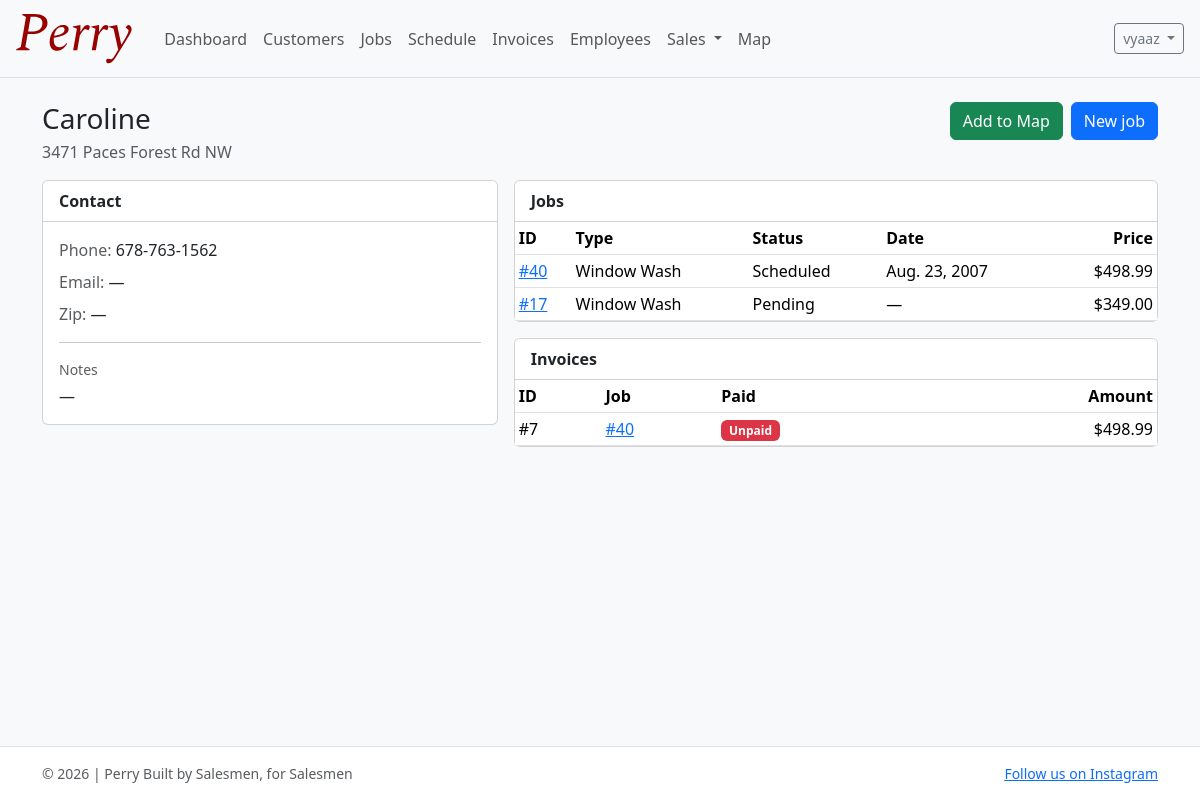
/customers/44/ (signed in), run on the app's committed database.
### accounts/models.py (models this page shows, shortened)
class User(AbstractUser):
    email = models.EmailField(blank=True)
    phone_number = models.CharField(max_length=30, blank=True)
    role = models.CharField(max_length=20, choices=UserRole.choices, default=UserRole.SELLER)
    profile_image = models.ImageField(upload_to="profile_pics/", null=True, blank=True)
    commission_tier = models.CharField(
        max_length=20, choices=CommissionTier.choices, default=CommissionTier.AMATEUR
    )
    commission_override_percentage = models.DecimalField(
        max_digits=5,
        decimal_places=2,
        null=True,
        blank=True,
        help_text="If set, overrides the tier percentage (e.g. 12.5 for 12.5%).",
    )
    hire_date = models.DateField(null=True, blank=True, default=timezone.now)
    def get_full_name(self) -> str:  # type: ignore[override]
        full = f"{self.first_name} {self.last_name}".strip()
        return full or self.username

### customers/models.py (models this page shows, shortened)
class Customer(models.Model):
    first_name = models.CharField(max_length=80)
    last_name = models.CharField(max_length=80)
    phone = models.CharField(max_length=30, blank=True)
    email = models.EmailField(blank=True)
    address = models.CharField(max_length=255, blank=True)
    city = models.CharField(max_length=120, blank=True)
    state = models.CharField(max_length=60, blank=True)
    zip_code = models.CharField(max_length=20, blank=True)
    notes = models.TextField(blank=True)
    first_job_date = models.DateField(null=True, blank=True)
    created_at = models.DateTimeField(auto_now_add=True)
    updated_at = models.DateTimeField(auto_now=True)
    class Meta:
        ordering = ["last_name", "first_name"]
    def __str__(self) -> str:
        return f"{self.first_name} {self.last_name}".strip()

### jobs/models.py (models this page shows, shortened)
class Job(models.Model):
    customer = models.ForeignKey("customers.Customer", on_delete=models.CASCADE, related_name="jobs")
    sale = models.OneToOneField("sales.Sale", on_delete=models.SET_NULL, null=True, blank=True, related_name="job")
    created_by = models.ForeignKey(
        settings.AUTH_USER_MODEL, on_delete=models.PROTECT, related_name="created_jobs"
    )
    assigned_cleaner = models.ForeignKey(
        settings.AUTH_USER_MODEL,
        on_delete=models.PROTECT,
        null=True,
        blank=True,
        related_name="assigned_jobs",
        limit_choices_to={"role__in": ["CLEANER", "BOTH"]},
    )
    job_type = models.CharField(max_length=30, choices=JobType.choices, default=JobType.WINDOW_WASH)
    description = models.TextField(blank=True)
    estimated_time = models.PositiveIntegerField(help_text="Minutes", default=120)  # 2 hours default
    price = models.DecimalField(max_digits=10, decimal_places=2, default=0)
    status = models.CharField(max_length=20, choices=JobStatus.choices, default=JobStatus.PENDING)
    scheduled_date = models.DateField(null=True, blank=True)
    scheduled_start_time = models.TimeField(null=True, blank=True)
    scheduled_end_time = models.TimeField(null=True, blank=True)
    completion_date = models.DateField(null=True, blank=True)
    created_at = models.DateTimeField(auto_now_add=True)
    class Meta:
        ordering = ["-created_at"]

### invoices/models.py (models this page shows, shortened)
class Invoice(models.Model):
    customer = models.ForeignKey("customers.Customer", on_delete=models.PROTECT, related_name="invoices")
    job = models.OneToOneField("jobs.Job", on_delete=models.PROTECT, related_name="invoice")
    amount = models.DecimalField(max_digits=10, decimal_places=2)
    completion_date = models.DateField(null=True, blank=True)
    paid = models.BooleanField(default=False)
    created_at = models.DateTimeField(auto_now_add=True)
    class Meta:
        ordering = ["-created_at"]

### customers/views.py (the view)
# urls.py: path("<int:pk>/", customer_detail, name="customer_detail"),
@login_required
def customer_detail(request, pk: int):
    customer = get_object_or_404(Customer, pk=pk)
    jobs = Job.objects.filter(customer=customer).select_related("assigned_cleaner", "created_by")
    invoices = Invoice.objects.filter(customer=customer).select_related("job")
    return render(
        request,
        "customers/customer_detail.html",
        {"customer": customer, "jobs": jobs, "invoices": invoices},
    )

### templates/customers/customer_detail.html (shortened to what this page needs)
{% extends "base.html" %}
{% block content %}
  <div class="d-flex justify-content-between align-items-start gap-3 flex-wrap mb-3">
    <div>
      <h1 class="h3 mb-1">{{ customer }}</h1>
      <div class="text-muted">
        {{ customer.address }}{% if customer.city %}, {{ customer.city }}{% endif %}{% if customer.state %}, {{ customer.state }}{% endif %}
      </div>
    </div>
    <div class="d-flex gap-2 flex-wrap">
      {% if customer.address %}
        <a class="btn btn-success" href="{% url 'add_customer_to_map' customer.pk %}">Add to Map</a>
      {% endif %}
      <a class="btn btn-primary" href="{% url 'job_create' %}">New job</a>
    </div>
  </div>
  <div class="row g-3">
    <div class="col-lg-5">
      <div class="card">
        <div class="card-header bg-white fw-semibold">Contact</div>
        <div class="card-body">
          <div class="mb-2"><span class="text-muted">Phone:</span> {{ customer.phone|default:"—" }}</div>
          <div class="mb-2"><span class="text-muted">Email:</span> {{ customer.email|default:"—" }}</div>
          <div class="mb-2"><span class="text-muted">Zip:</span> {{ customer.zip_code|default:"—" }}</div>
          <hr />
          <div class="text-muted small mb-1">Notes</div>
          <div>{{ customer.notes|linebreaksbr|default:"—" }}</div>
        </div>
      </div>
    </div>
    <div class="col-lg-7">
      <div class="card mb-3">
        <div class="card-header bg-white fw-semibold">Jobs</div>
        <div class="table-responsive">
          <table class="table table-sm mb-0 align-middle">
            <thead>
              <tr>
                <th>ID</th>
                <th>Type</th>
                <th>Status</th>
                <th>Date</th>
                <th class="text-end">Price</th>
              </tr>
            </thead>
            <tbody>
              {% for j in jobs %}
                <tr>
                  <td><a href="{% url 'job_detail' j.pk %}">#{{ j.pk }}</a></td>
                  <td>{{ j.get_job_type_display }}</td>
                  <td>{{ j.get_status_display }}</td>
                  <td>{{ j.scheduled_date|default:"—" }}</td>
                  <td class="text-end">${{ j.price }}</td>
                </tr>
              {% empty %}
                <tr><td colspan="5" class="text-muted py-3">No jobs yet.</td></tr>
              {% endfor %}
            </tbody>
          </table>
        </div>
      </div>
      <div class="card">
        <div class="card-header bg-white fw-semibold">Invoices</div>
        <div class="table-responsive">
          <table class="table table-sm mb-0 align-middle">
            <thead>
              <tr>
                <th>ID</th>
                <th>Job</th>
                <th>Paid</th>
                <th class="text-end">Amount</th>
              </tr>
            </thead>
            <tbody>
              {% for inv in invoices %}
                <tr>
                  <td>#{{ inv.pk }}</td>
                  <td>{% if inv.job %}<a href="{% url 'job_detail' inv.job.pk %}">#{{ inv.job.pk }}</a>{% else %}—{% endif %}</td>
                  <td>{% if inv.paid %}<span class="badge text-bg-success">Paid</span>{% else %}<span class="badge text-bg-danger">Unpaid</span>{% endif %}</td>
                  <td class="text-end">${{ inv.amount }}</td>
                </tr>
              {% empty %}
                <tr><td colspan="4" class="text-muted py-3">No invoices yet.</td></tr>
              {% endfor %}
            </tbody>
          </table>
        </div>
      </div>
    </div>
  </div>
{% endblock %}

### templates/base.html (shortened to what this page needs)
{% load static %}
<!doctype html>
<html lang="en">
  <head>
    <link
      href="https://cdn.jsdelivr.net/npm/bootstrap@5.3.3/dist/css/bootstrap.min.css"
      rel="stylesheet"
    />
  </head>
  <body class="d-flex flex-column min-vh-100 bg-light">
    <nav class="navbar navbar-expand-lg bg-body-tertiary border-bottom">
      <div class="container-fluid px-3">
        <a class="navbar-brand" href="{% url 'dashboard' %}">
          <img src="{% static 'images/PerryLogoOfficial.svg' %}" alt="Perry" height="50" class="d-inline-block align-text-top me-2" />
        </a>
        <div class="collapse navbar-collapse" id="navbarMain">
          <ul class="navbar-nav me-auto mb-2 mb-lg-0">
            <li class="nav-item">
              <a class="nav-link" href="{% url 'dashboard' %}">Dashboard</a>
            </li>
            <li class="nav-item">
              <a class="nav-link" href="{% url 'customer_list' %}">Customers</a>
            </li>
            <li class="nav-item">
              <a class="nav-link" href="{% url 'job_list' %}">Jobs</a>
            </li>
            <li class="nav-item">
              <a class="nav-link" href="{% url 'schedule_list' %}">Schedule</a>
            </li>
            <li class="nav-item">
              <a class="nav-link" href="{% url 'invoice_list' %}">Invoices</a>
            </li>
            {% if user.is_authenticated %}
              <li class="nav-item">
                <a class="nav-link" href="{% url 'employees_list' %}">Employees</a>
              </li>
            {% endif %}
            {% if user.is_authenticated %}
              <li class="nav-item dropdown">
                <a class="nav-link dropdown-toggle" href="#" role="button" data-bs-toggle="dropdown" aria-expanded="false">
                  Sales
                </a>
              </li>
            {% endif %}
            <li class="nav-item">
              <a class="nav-link" href="{% url 'map' %}">Map</a>
            </li>
          </ul>
          <div class="d-flex gap-2">
            {% if user.is_authenticated %}
              <div class="dropdown">
                <button class="btn btn-outline-secondary btn-sm dropdown-toggle" data-bs-toggle="dropdown">
                  {{ user.get_full_name|default:user.username }}
                </button>
              </div>
            {% else %}
              <a class="btn btn-outline-secondary btn-sm" href="{% url 'register' %}">Sign Up</a>
              <a class="btn btn-primary btn-sm" href="{% url 'login' %}">Login</a>
            {% endif %}
          </div>
        </div>
      </div>
    </nav>
    <main class="flex-grow-1">
      <div class="container py-4">
        {% block content %}{% endblock %}
      </div>
    </main>
    <footer class="border-top bg-white">
      <div class="container py-3 small text-muted d-flex justify-content-between gap-3 flex-wrap">
        <span>&copy; {% now "Y" %} | Perry Built by Salesmen, for Salesmen</span>
        <span><a href="https://www.instagram.com/collegiatecleanersllc" target="_blank">Follow us on Instagram</a></span>
      </div>
    </footer>
  </body>
</html>

### data on the page
User: get_full_name "vyaaz"
Customer: first_name+last_name "Caroline", address "3471 Paces Forest Rd NW", phone "678-763-1562", email "—", zip_code "—", notes "—"
Job: pk "40", job_type "Window Wash", status "Scheduled", scheduled_date "Aug. 23, 2007", price "498.99"
Job: pk "17", job_type "Window Wash", status "Pending", scheduled_date "—", price "349.00"
Invoice: pk "7", job.pk "40", paid "Unpaid", amount "498.99"
